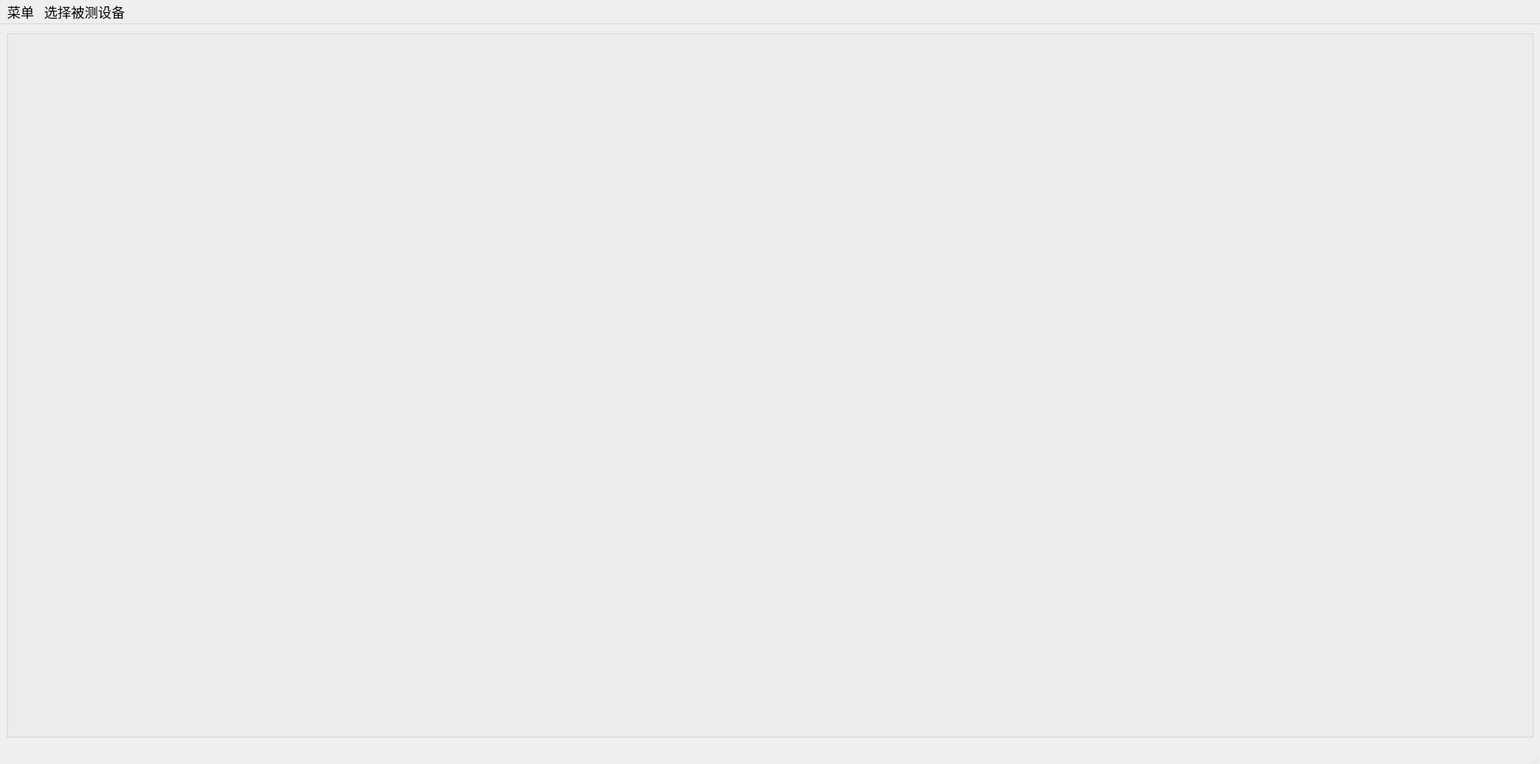
<?xml version="1.0" encoding="UTF-8"?>
<ui version="4.0">
 <class>MainWindow</class>
 <widget class="QMainWindow" name="MainWindow">
  <property name="geometry">
   <rect>
    <x>0</x>
    <y>0</y>
    <width>2168</width>
    <height>1075</height>
   </rect>
  </property>
  <property name="font">
   <font>
    <pointsize>14</pointsize>
   </font>
  </property>
  <property name="windowTitle">
   <string>MainWindow</string>
  </property>
  <widget class="QWidget" name="centralwidget">
   <layout class="QGridLayout" name="gridLayout_3">
    <item row="0" column="0">
     <widget class="QGroupBox" name="groupBox">
      <property name="title">
       <string/>
      </property>
      <layout class="QGridLayout" name="gridLayout_2">
       <item row="0" column="0">
        <layout class="QGridLayout" name="display"/>
       </item>
      </layout>
     </widget>
    </item>
   </layout>
  </widget>
  <widget class="QStatusBar" name="statusbar"/>
  <widget class="QMenuBar" name="menubar">
   <property name="geometry">
    <rect>
     <x>0</x>
     <y>0</y>
     <width>2168</width>
     <height>24</height>
    </rect>
   </property>
   <widget class="QMenu" name="menu">
    <property name="font">
     <font>
      <pointsize>14</pointsize>
     </font>
    </property>
    <property name="title">
     <string>菜单</string>
    </property>
    <addaction name="actionPCB"/>
    <addaction name="actiondevicemanage"/>
    <addaction name="actiontesttaskmanage"/>
    <addaction name="actiontaskmanage"/>
    <addaction name="actiontest"/>
   </widget>
   <widget class="QMenu" name="menu_selectdevice">
    <property name="title">
     <string>选择被测设备</string>
    </property>
    <widget class="QMenu" name="menulistselect">
     <property name="title">
      <string>列表选择</string>
     </property>
    </widget>
    <addaction name="actionautodetect"/>
    <addaction name="menulistselect"/>
   </widget>
   <addaction name="menu"/>
   <addaction name="menu_selectdevice"/>
  </widget>
  <action name="actionPCBshibie">
   <property name="text">
    <string>PCBshibie</string>
   </property>
  </action>
  <action name="actionPCB">
   <property name="text">
    <string>PCB识别</string>
   </property>
   <property name="font">
    <font>
     <pointsize>14</pointsize>
    </font>
   </property>
  </action>
  <action name="actiondevicemanage">
   <property name="text">
    <string>被测设备管理 </string>
   </property>
  </action>
  <action name="actiontesttaskmanage">
   <property name="text">
    <string>测试任务管理</string>
   </property>
  </action>
  <action name="actiontaskmanage">
   <property name="text">
    <string>任务执行与查看</string>
   </property>
  </action>
  <action name="actiontest">
   <property name="text">
    <string>测试</string>
   </property>
  </action>
  <action name="actionautodetect">
   <property name="text">
    <string>自动识别</string>
   </property>
  </action>
  <action name="actiontyi">
   <property name="text">
    <string>tyi</string>
   </property>
  </action>
  <action name="actionlkjfslj">
   <property name="text">
    <string>lkjfslj</string>
   </property>
  </action>
  <action name="actionjty">
   <property name="text">
    <string>jty</string>
   </property>
  </action>
 </widget>
 <resources/>
 <connections/>
</ui>
